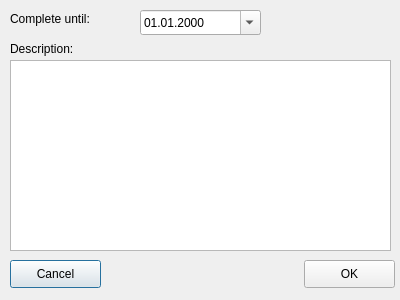
<ui version="4.0" >
 <class>proceduretask</class>
 <widget class="QDialog" name="proceduretask" >
  <property name="geometry" >
   <rect>
    <x>0</x>
    <y>0</y>
    <width>400</width>
    <height>300</height>
   </rect>
  </property>
  <property name="windowTitle" >
   <string>Edit task...</string>
  </property>
  <property name="windowIcon" >
   <iconset resource="../resources/images/first4.qrc" >:/kontact_todo.png</iconset>
  </property>
  <widget class="QPushButton" name="btncancel" >
   <property name="geometry" >
    <rect>
     <x>10</x>
     <y>260</y>
     <width>91</width>
     <height>28</height>
    </rect>
   </property>
   <property name="text" >
    <string>Cancel</string>
   </property>
   <property name="icon" >
    <iconset resource="../resources/images/first4.qrc" >:/button_cancel.png</iconset>
   </property>
  </widget>
  <widget class="QPushButton" name="btok" >
   <property name="geometry" >
    <rect>
     <x>304</x>
     <y>260</y>
     <width>91</width>
     <height>28</height>
    </rect>
   </property>
   <property name="text" >
    <string>OK</string>
   </property>
   <property name="icon" >
    <iconset resource="../resources/images/first4.qrc" >:/button_ok.png</iconset>
   </property>
  </widget>
  <widget class="QLabel" name="label_2" >
   <property name="geometry" >
    <rect>
     <x>10</x>
     <y>10</y>
     <width>111</width>
     <height>17</height>
    </rect>
   </property>
   <property name="text" >
    <string>Complete until:</string>
   </property>
  </widget>
  <widget class="QLabel" name="label" >
   <property name="geometry" >
    <rect>
     <x>10</x>
     <y>40</y>
     <width>121</width>
     <height>17</height>
    </rect>
   </property>
   <property name="text" >
    <string>Description:</string>
   </property>
  </widget>
  <widget class="QTextEdit" name="txtdescription" >
   <property name="geometry" >
    <rect>
     <x>10</x>
     <y>60</y>
     <width>381</width>
     <height>191</height>
    </rect>
   </property>
  </widget>
  <widget class="QDateEdit" name="date" >
   <property name="geometry" >
    <rect>
     <x>140</x>
     <y>10</y>
     <width>121</width>
     <height>25</height>
    </rect>
   </property>
   <property name="displayFormat" >
    <string>dd.MM.yyyy</string>
   </property>
   <property name="calendarPopup" >
    <bool>true</bool>
   </property>
  </widget>
 </widget>
 <tabstops>
  <tabstop>date</tabstop>
  <tabstop>txtdescription</tabstop>
  <tabstop>btok</tabstop>
  <tabstop>btncancel</tabstop>
 </tabstops>
 <resources>
  <include location="../resources/images/first4.qrc" />
 </resources>
 <connections>
  <connection>
   <sender>btok</sender>
   <signal>clicked()</signal>
   <receiver>proceduretask</receiver>
   <slot>accept()</slot>
   <hints>
    <hint type="sourcelabel" >
     <x>278</x>
     <y>253</y>
    </hint>
    <hint type="destinationlabel" >
     <x>96</x>
     <y>254</y>
    </hint>
   </hints>
  </connection>
  <connection>
   <sender>btncancel</sender>
   <signal>clicked()</signal>
   <receiver>proceduretask</receiver>
   <slot>reject()</slot>
   <hints>
    <hint type="sourcelabel" >
     <x>369</x>
     <y>253</y>
    </hint>
    <hint type="destinationlabel" >
     <x>179</x>
     <y>282</y>
    </hint>
   </hints>
  </connection>
 </connections>
</ui>
